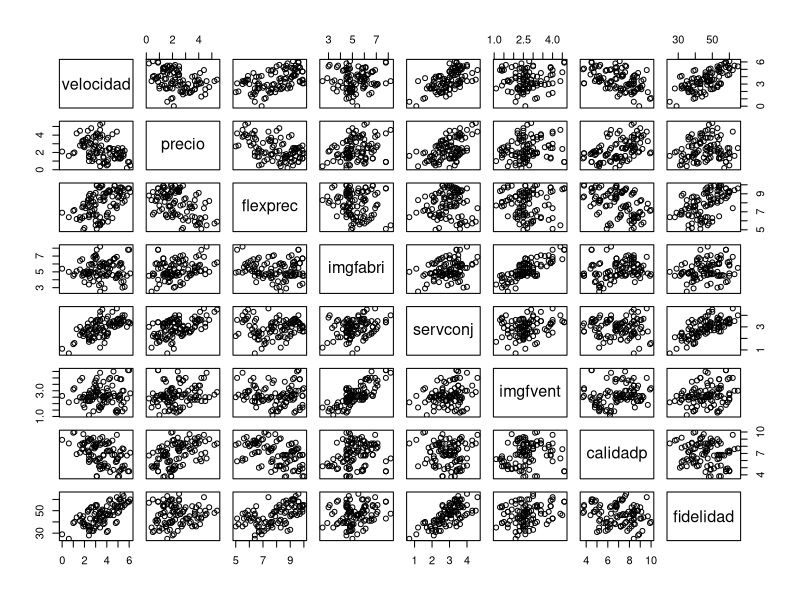
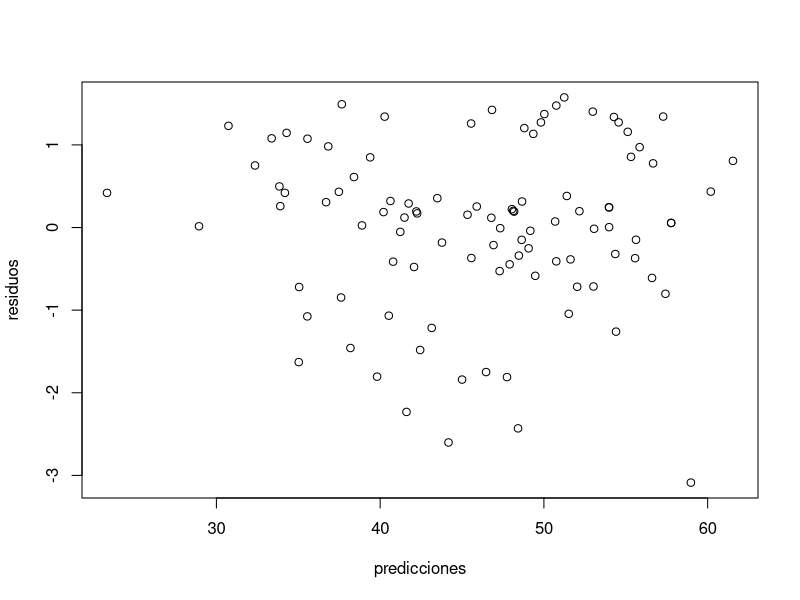
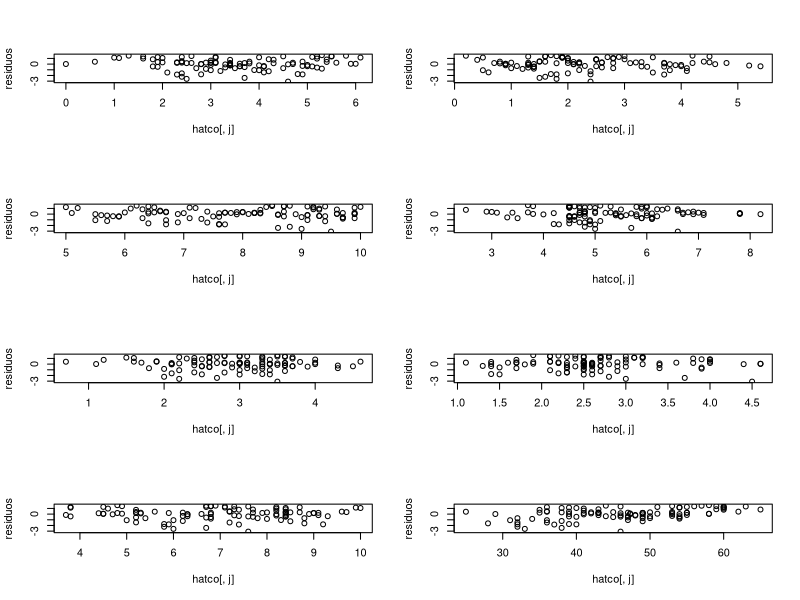
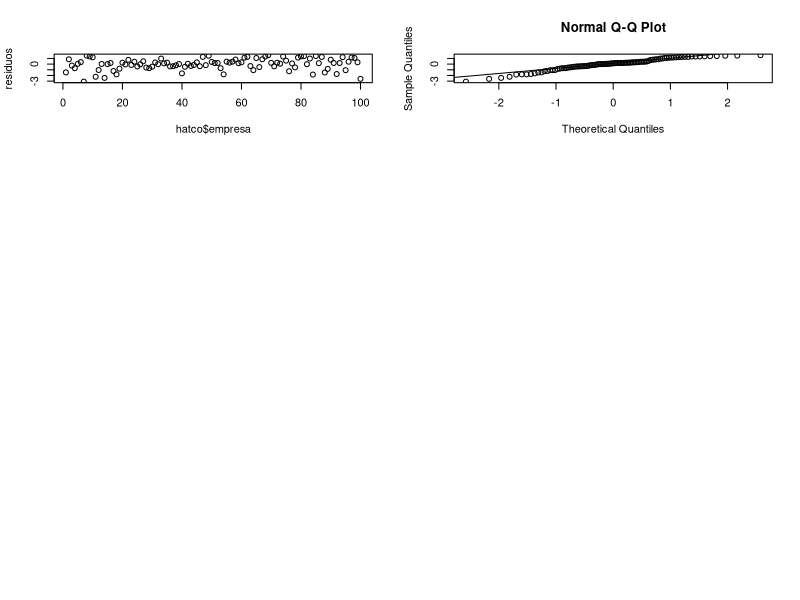

Source code (R) for these figures, in order:
## ---- chunk 1
hatco <- read.csv("hatco2.csv", header = TRUE, as.is = NA)
## ---- chunk 2
head(hatco, 10)
## ---- chunk 3
str(hatco)
## ---- chunk 4
plot(hatco[,c(6:13)])
## ---- chunk 5
mod1 <- lm(fidelidad~velocidad+precio+flexprec+imgfabri+servconj+imgfvent+calidadp, hatco)
mod1
## ---- chunk 6
print(summary(mod1))
## ---- chunk 7
anovares <- anova(mod1)
anovares
## ---- chunk 8
residuos <- rstandard(mod1)
predicciones <- mod1$fitted.values #' Las predicciones ya nos las da el objeto devuelto por lm
## ---- chunk 9
plot(predicciones, residuos)
## ---- chunk 10
par(mfrow=c(4,2))
for(j in 6:13){
  plot(hatco[, j], residuos)
}
## ---- chunk 11
plot(hatco$empresa, residuos)
## ---- chunk 12
# TODO -- no consigo instalar esta libreria
# library(lmtest)
# dwtest(modelo)
## ---- chunk 13
# Tomamos la media y desviacion de los residuos, porque estos parametros son necesarios para la
# funcion ks.test. Si no pasamos estos parametros, se supone media cero y desviacion 1
# Notar que deberian ser media cero y desviacion uno porque son residuos estandarizados. Pero tomamos
# estos valores por si han ocurrido errores numericos, paliarlos un poco
residuos.mean <- mean(residuos)
residuos.sd <- sd(residuos)


# Especificamos "pnorm" porque es la cdf de la distribucion con la que queremos comprobar
ks.test(residuos, "pnorm", residuos.mean, residuos.sd)
## ---- chunk 14
residuos.mean
residuos.sd
## ---- chunk 15
qqnorm(residuos)

# Usamos qqline para mostrar la linea que deberia seguir los datos para que al distribucion
# siguiese realmente una distribucion normal
qqline(residuos)
## ---- chunk 16
# Esta libreria no viene instalada por defecto, asi que hay que instalarla
# antes de usarla antes de usarla
# TODO -- descomentar cuando tenga instalada la libreria
# library(car)
